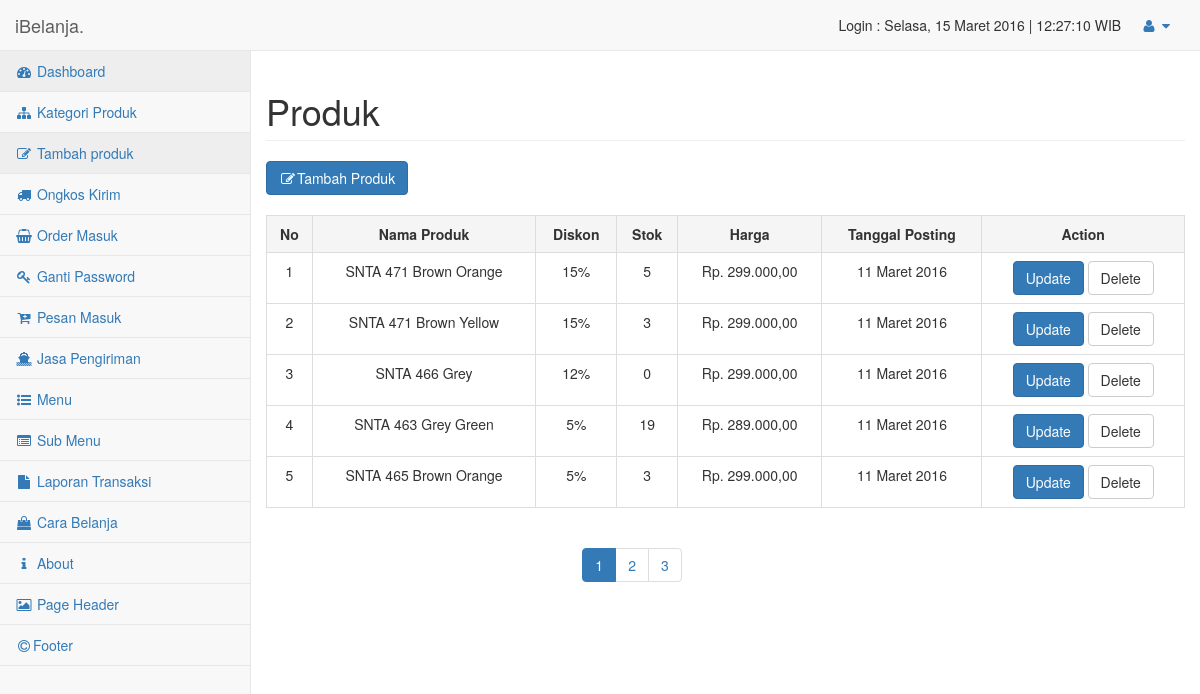
The page /admin/media.php?module=produk (signed in) on the database its author committed.
### tables this page shows
CREATE TABLE IF NOT EXISTS `produk` (
`id_produk` int(10) NOT NULL,
  `nama_produk` varchar(50) NOT NULL,
  `id_kategori` int(10) NOT NULL,
  `diskon` int(3) NOT NULL,
  `stok` int(3) NOT NULL,
  `deskripsi` varchar(500) NOT NULL,
  `gambar` varchar(50) NOT NULL,
  `harga` int(10) NOT NULL,
  `slug` varchar(50) NOT NULL,
  `tgl_posting` date NOT NULL,
  `berat` decimal(5,2) unsigned NOT NULL DEFAULT '0.00'
);

### config/rupiah.php (called while the page is built)
<?php
function rupiah($input_number){
	$number=number_format($input_number,2,',','.');
	return $number;
}
?>

### config/tanggal.php (called while the page is built, shortened)
<?php
	function tgl_indo($tgl){
			$tanggal = substr($tgl,8,2);
			$bulan = getBulan(substr($tgl,5,2));
			$tahun = substr($tgl,0,4);
			return $tanggal.' '.$bulan.' '.$tahun;
	}
	function getBulan($bln){
				switch ($bln){
					case 3:
						return "Maret";
						break;
				}
			}
?>

### admin/modul/produk/produk.php (the view, shortened to what this page needs)
<?php
$aksi="modul/produk/act_produk.php";
if(!isset($_GET['act'])){
	echo "
<div class='row'>
	<div class='col-lg-12'>
		<h1 class='page-header'>Produk</h1>
	</div>
	<div class='col-md-12'>
	<a href='?module=produk&act=tambah' class='btn btn-primary'>
	<span class='fa fa-edit fa-fw'></span>Tambah Produk</a><br><br>
	<table class='table table-bordered table-hover'>
		<tr class='active'>
			<th class='text-center'>No</th>
			<th class='text-center'>Nama Produk</th>
			<th class='text-center'>Diskon</th>
			<th class='text-center'>Stok</th>
			<th class='text-center'>Harga</th>
			<th class='text-center'>Tanggal Posting</th>
			<th class='text-center'>Action</th>
		</tr>";
		$paging = new paging;
		$batas  = 5;
		$start  = $paging->cariposisi($batas);
		$query  = mysqli_query($db,"SELECT * FROM produk LIMIT $start,$batas");
		$no=$start+1;
		while($data  = mysqli_fetch_array($query)){
		$harga   = rupiah($data['harga']);
		$tanggal = tgl_indo($data['tgl_posting']);
	echo "
		<tr>
			<td class='text-center'>$no</td>
			<td class='text-center'>$data[nama_produk]</td>
			<td class='text-center'>$data[diskon]%</td>
			<td class='text-center'>$data[stok]</td>
			<td class='text-center'>Rp. $harga</td>
			<td class='text-center'>$tanggal</td>
			<td class='text-center'>
				<a href='?module=produk&act=update&id=$data[id_produk]' class='btn btn-primary'>Update</a>
				<a href='$aksi?module=produk&act=delete&id=$data[id_produk]' class='btn btn-default'>Delete</a>
			</td>
		</tr>";
		$no++;
		}
	echo "
	</table>";
	$jumlahdata=mysqli_num_rows(mysqli_query($db,"SELECT * FROM produk"));
	$jumlah_hal=$paging->jumlahhalaman($jumlahdata,$batas);
	$link_hal  =$paging->navhalaman($_GET['halaman'],$jumlah_hal);
	echo "
	</div>
		<div class='col-md-4 col-md-offset-4'>
			<ul class='pagination'>
				$link_hal
			</ul>
		</div>
</div>";
}
?>

### admin/css/sb-admin-2.css (style rules this page uses)
body { background-color: #f8f8f8; }

### rows shown on the page
produk: nama_produk "SNTA 471 Brown Orange", diskon "15", stok "5", harga "299.000,00", tgl_posting "11 Maret 2016"
produk: nama_produk "SNTA 471 Brown Yellow", diskon "15", stok "3", harga "299.000,00", tgl_posting "11 Maret 2016"
produk: nama_produk "SNTA 466 Grey", diskon "12", stok "0", harga "299.000,00", tgl_posting "11 Maret 2016"
produk: nama_produk "SNTA 463 Grey Green", diskon "5", stok "19", harga "289.000,00", tgl_posting "11 Maret 2016"
produk: nama_produk "SNTA 465 Brown Orange", diskon "5", stok "3", harga "299.000,00", tgl_posting "11 Maret 2016"

### other values the page prints
$hari_ini "Selasa"
